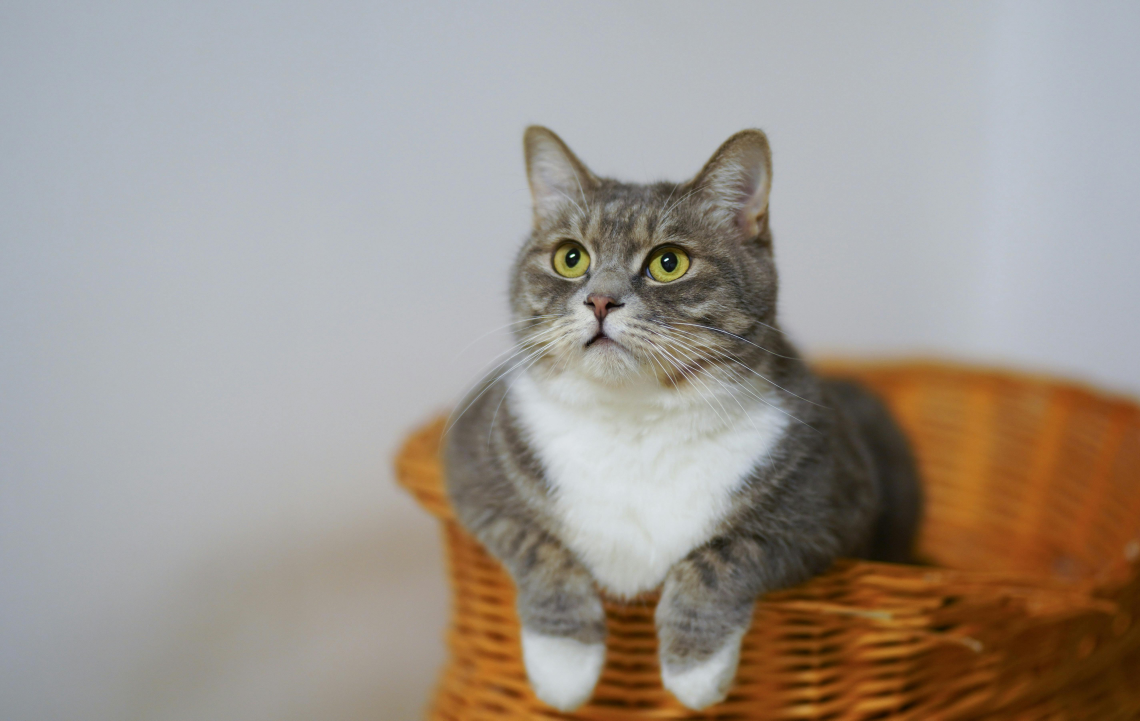
#> input picture Clustering/animals/cat10.jpg, 5700 x 3601 px (shown at 1/5 size); its folder holds 4 pictures in this run
$ jupyter execute --allow-errors ClusteringFromScratch.ipynb
#> lines starting #> are read from the running program, lines starting #| are printed output that depends on the picture
[cell 1]
import cv2 as cv
import glob
import os
import numpy as np
import pandas as pd
import seaborn as sns
import matplotlib.pyplot as plt

[cell 2]
class animals:
    def __init__(self, loc, type):
        self.animalImage = None
        self.vectored = None
        self.loc = loc
        self.type = type
        self.clusterAssign = None
        self.centroidVal = None

    def readImages(self):
        self.animalImage = cv.imread(self.loc)
#> self.animalImage is the input picture: shape (3601, 5700, 3); mean B, G, R 144.2, 151.7, 159.6
        if self.animalImage is None:
            raise ValueError(f"Image at {self.loc} could not be read.")

    def display(self):
        if self.animalImage is not None:
            cv.imshow(self.type, self.animalImage)
            cv.waitKey(0)
            cv.destroyAllWindows()
        else:
            raise ValueError("No image to display.")

    def resizeImages(self):
        resize = cv.resize(self.animalImage, (128, 128), interpolation=cv.INTER_AREA)
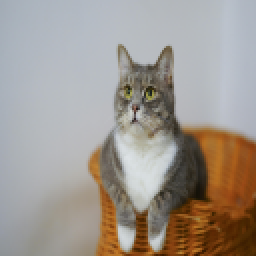
#> resize: shape (128, 128, 3) (shown 2 times larger); mean B, G, R 144.2, 151.7, 159.6
        return resize

    def flattenImages(self):
        self.animalImage = self.resizeImages()
        array = np.array(self.animalImage)
        self.vectored = array.flatten()

    def normalizePixels(self):
        norm = self.vectored / 255.0
        self.vectored = norm

    def getType(self):
        return self.type

    def setCluster(self, cluster):
        self.clusterAssign = cluster

    def getCluster(self):
        return self.clusterAssign

    def setCentroid(self, center):
        self.centroidVal = center

    def getCentroid(self):
        return self.centroidVal

    def getVectored(self):
        return self.vectored

[cell 3]
class K_MEANS:
    def __init__(self):
        self.animalList = []
        self.path = 'E:\\progamming\\Machine learning\\internship\\Clustering\\animals\\*.jpg'
        self.train = []
        self.test= []
        self.costofClusters = []

    def storeImages(self):
        temp = glob.glob(self.path)
        for paths in temp:
            type = os.path.basename(paths)
            ani = animals(paths, type)
            ani.readImages()
            ani.flattenImages()
            ani.normalizePixels()
            #print(f"name: {type}, loc: {paths}")
            self.animalList.append(ani)
#> pass 2 of the loop in storeImages, `for paths in temp:`:
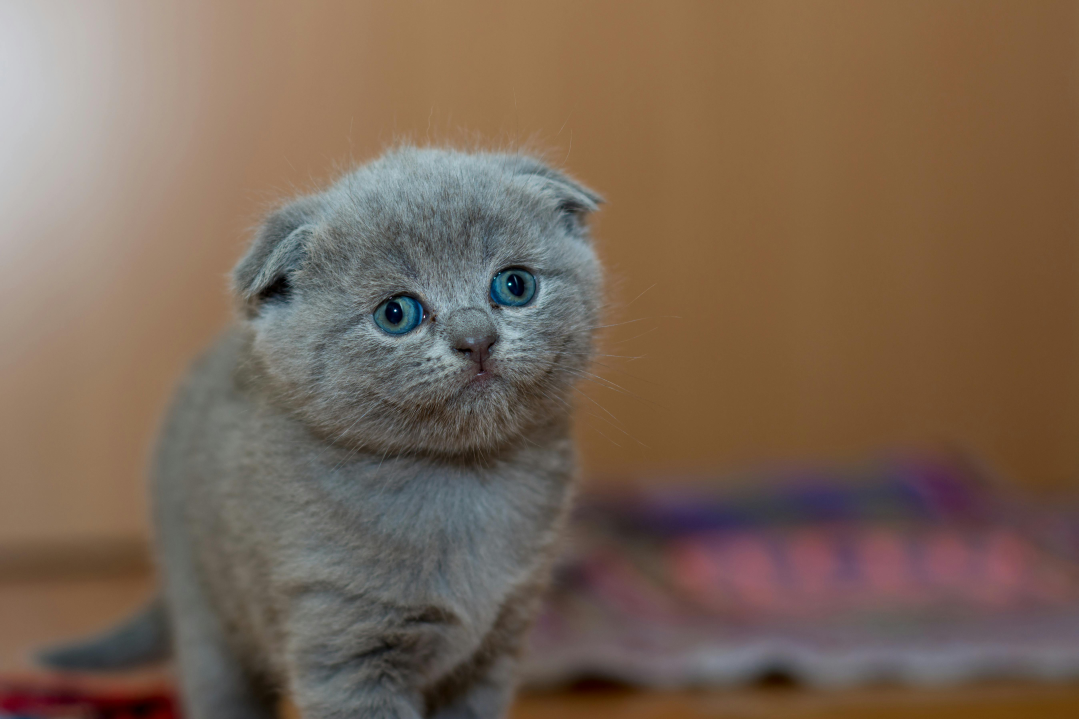
#> input picture Clustering/animals/cat11.jpg, 5392 x 3595 px (shown at 1/5 size)
#> in readImages, self.animalImage is the input picture: shape (3595, 5392, 3); mean B, G, R 85.2, 101.6, 121.8
#> in resizeImages (call 2), `resize = cv.resize(self.animalImage, (128, 128), interpolation=cv.INTE..`:
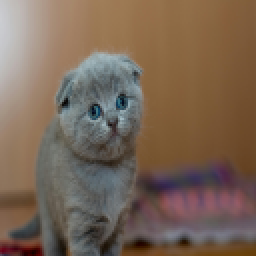
#> resize: shape (128, 128, 3) (shown 2 times larger); mean B, G, R 85.2, 101.6, 121.8
#> pass 3 of the loop in storeImages, `for paths in temp:`:
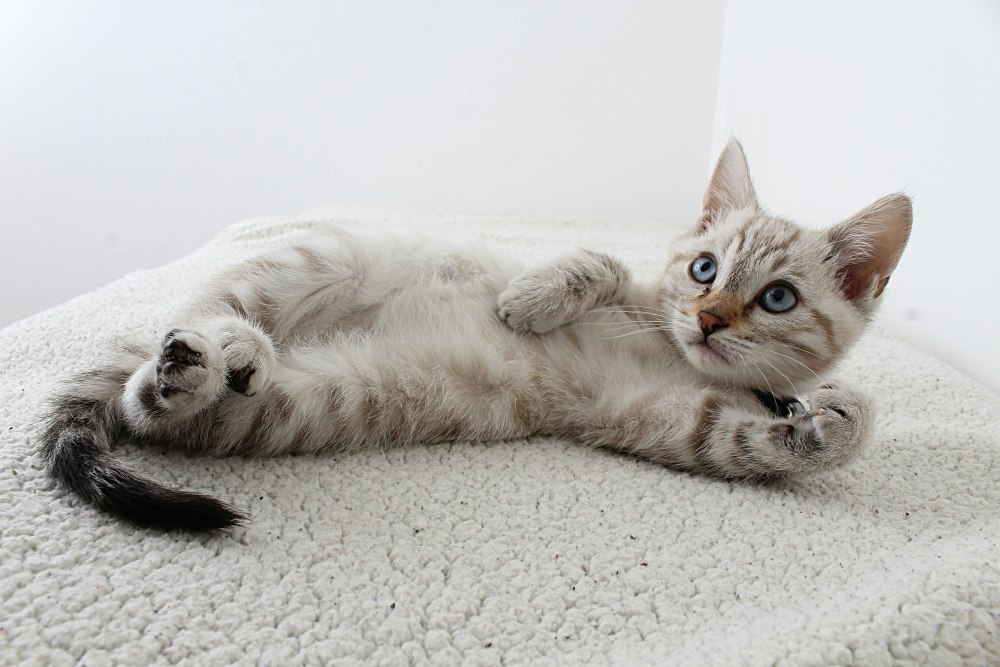
#> input picture Clustering/animals/cat12.jpg, 4000 x 2667 px (shown at 1/4 size)
#> in readImages, self.animalImage is the input picture: shape (2667, 4000, 3); mean B, G, R 185.9, 189.2, 190.5
#> in resizeImages (call 3), `resize = cv.resize(self.animalImage, (128, 128), interpolation=cv.INTE..`:
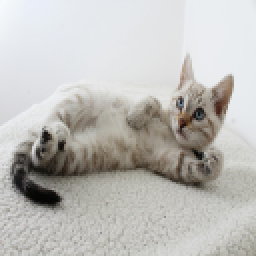
#> resize: shape (128, 128, 3) (shown 2 times larger); mean B, G, R 185.9, 189.2, 190.5
#> the loop made 4 passes; the first 3 are shown

        for image in self.animalList:
            #image.display()
            pass

    def splitData(self):
        self.train = np.concatenate((self.animalList[0:10], self.animalList[15:25]), axis=0)
        self.test = np.concatenate((self.animalList[10:15], self.animalList[25:30]), axis=0)

        self.train = np.array(self.train)
        self.test = np.array(self.test)

        np.random.seed(42)
        np.random.shuffle(self.train)
        np.random.shuffle(self.test)

        print(f"Length: {len(self.train)} \nType: [{[ani.getType() for ani in self.train]}]\n")
        print(f"Length: {len(self.test)} \nType: [{[ani.getType() for ani in self.test]}]\n")

    def distance(self, cent, ex):
        # dist = ex - cent
        # return dist ** 2
        return np.linalg.norm(ex - cent) ** 2

    def cost(self, lists):
        temp = 0
        for ani in lists:
            temp = temp + self.distance(ani.getCentroid(), ani.getVectored())

        return temp / len(lists)

    def training(self):
        costList = []
        np.random.seed(42)
        ind = np.random.choice(len(self.train), size=2, replace=False)
        centeroid1 = self.train[ind[0]].getVectored()
        centeroid2 = self.train[ind[1]].getVectored()
        for _ in range(10):
            for ani in self.train:
                dist1 = self.distance(centeroid1, ani.getVectored())
                dist2 = self.distance(centeroid2, ani.getVectored())
                if dist1 < dist2:
                    ani.setCluster(1)
                    ani.setCentroid(centeroid1)
                else:
                    ani.setCluster(2)
                    ani.setCentroid(centeroid2)

            temp1 = temp2 = 0
            num1 = num2 = 0
            for ani in self.train:
                if ani.getCluster() == 1:
                    temp1 += ani.getVectored()
                    num1 += 1
                elif ani.getCluster() == 2:
                    temp2 += ani.getVectored()
                    num2 += 1
            if num1 > 0:
                temp1 = temp1/num1
            if num2 > 0:
                temp2 = temp2/num2

            centeroid1 = temp1
            centeroid2 = temp2

            costList.append(self.cost(self.train))

        plt.figure(figsize=(10, 5))
        plt.plot(costList, label='cost')
        plt.xlabel('number')
        plt.ylabel('cost')
        plt.legend()
        plt.show()
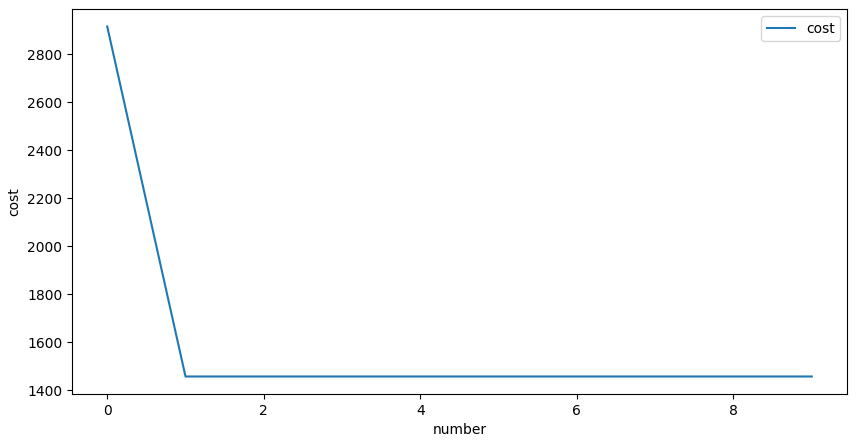
#> figure drawn by matplotlib, 1 panel; curve peaks at x = 0, y = 2916.1
        print("Cost of training set: ", self.cost(self.train))

        cluster1 = []
        cluster2 = []
        for ani in self.train:
                if ani.getCluster() == 1:
                    cluster1.append(ani.getType())
                    #print(f"Cluster 1: {ani.getType()}")
                elif ani.getCluster() == 2:
                    cluster2.append(ani.getType())
                    #print(f"Cluster 2: {ani.getType()}")

        print(f"Cluster 1: {cluster1}")
        print(f"Cluster 2: {cluster2}")
        #self.costofClusters.append(self.cost(self.train))

    def testing(self):
        centeroid1 = self.train[0].getCentroid()
        centeroid2 = self.train[1].getCentroid()
        print(f"Centroid 1: {centeroid1}, Centroid 2: {centeroid2}")
        # Assign clusters to test data
        cluster_assignments = []
        for ani in self.test:
            dist1 = self.distance(centeroid1, ani.getVectored())
            dist2 = self.distance(centeroid2, ani.getVectored())
            if dist1 < dist2:
                ani.setCluster(1)
                ani.setCentroid(centeroid1)
            else:
                ani.setCluster(2)
                ani.setCentroid(centeroid2)
            cluster_assignments.append(ani.getCluster())

        # Compute cost for test data
        test_cost = self.cost(self.test)
        print(f"Cost of test set: {test_cost}")

        # Optional: Print cluster assignments for test data
        cluster1 = [ani.getType() for ani in self.test if ani.getCluster() == 1]
        cluster2 = [ani.getType() for ani in self.test if ani.getCluster() == 2]

        print(f"Cluster 1: {cluster1}")
        print(f"Cluster 2: {cluster2}")
